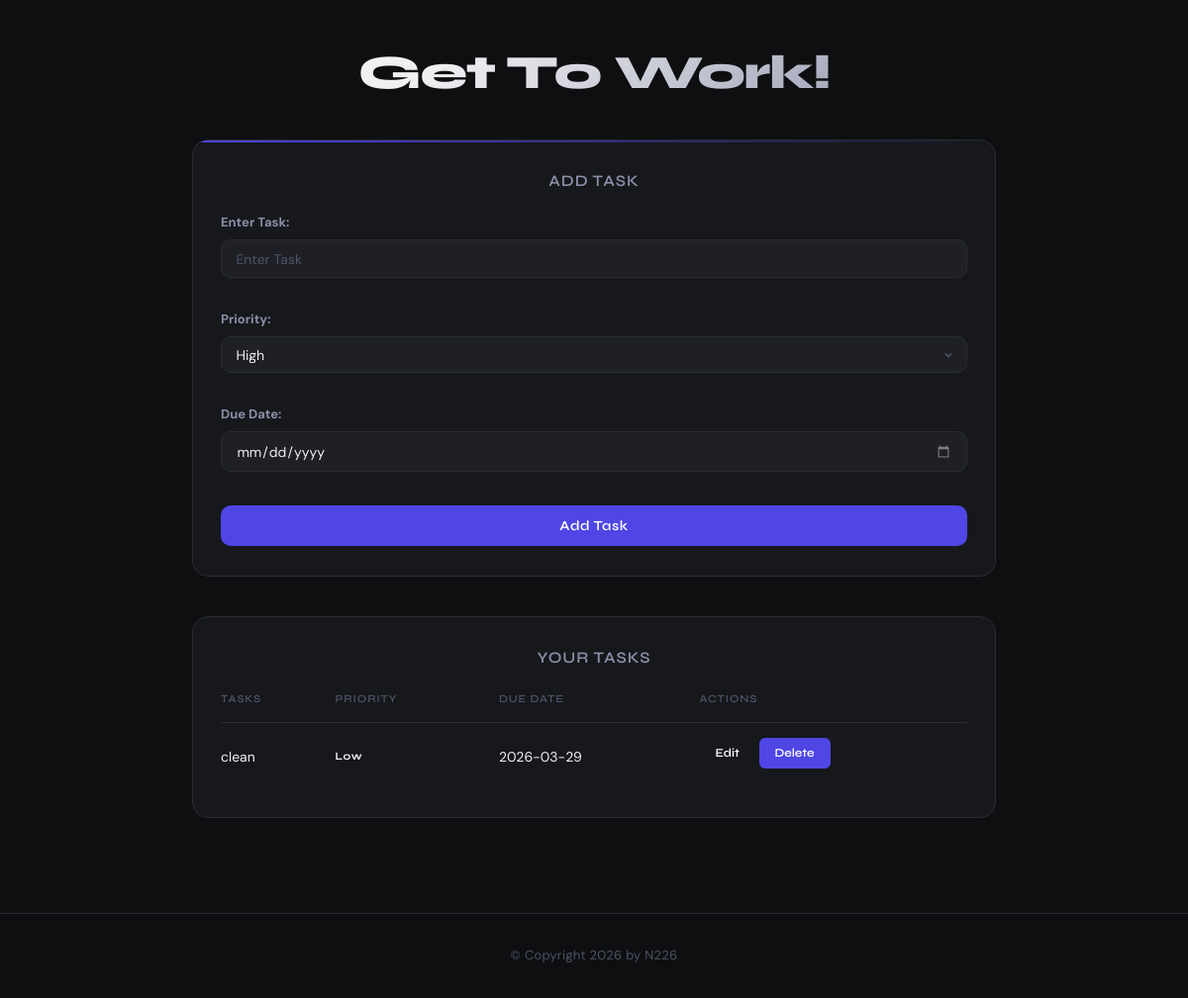
Before: / with the older database file.
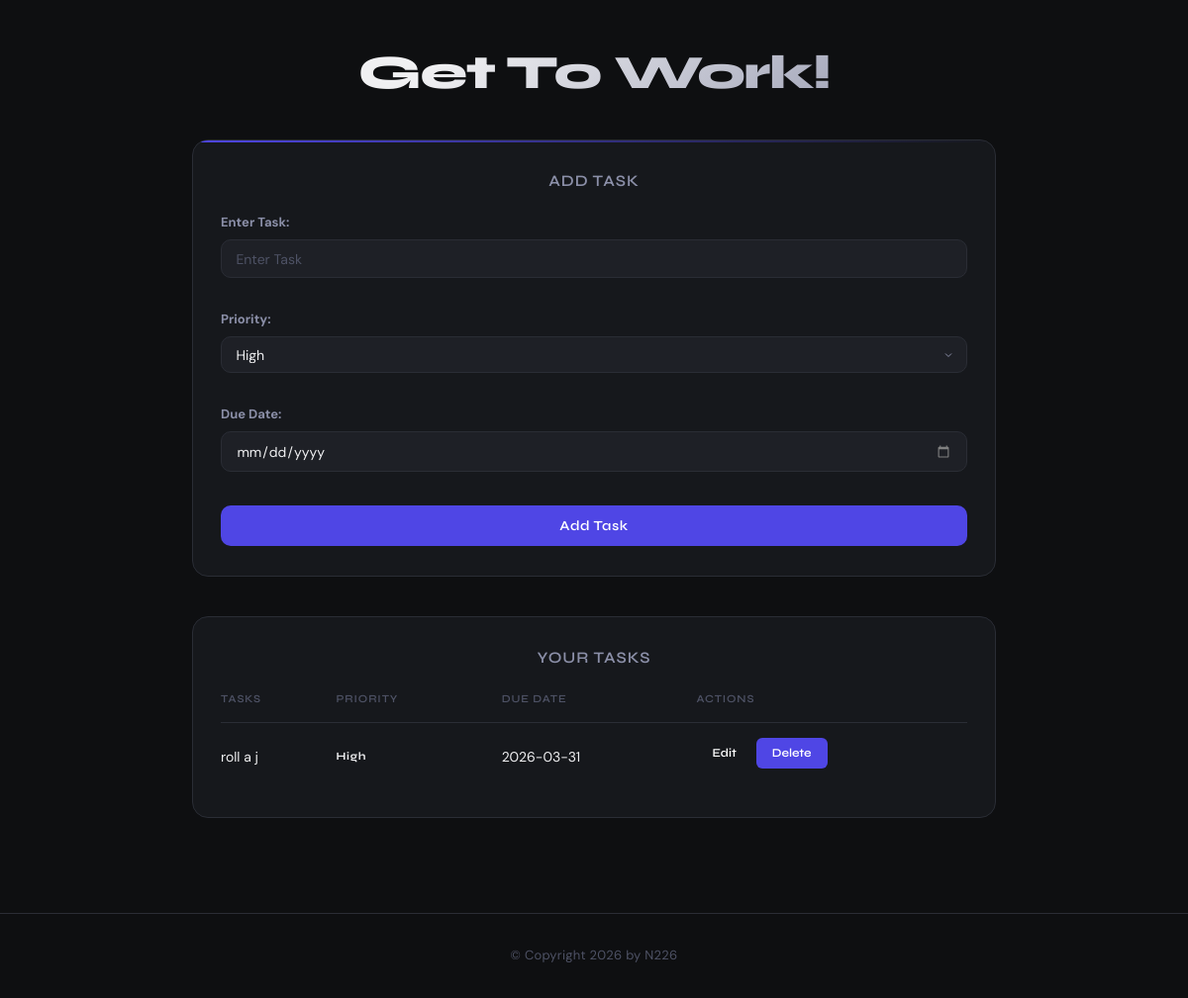
After: the same page with the newer database file.
### tables this page shows
CREATE TABLE tasks(
            id INTEGER PRIMARY KEY AUTOINCREMENT,    
            task TEXT NOT NULL,
            priority TEXT NOT NULL,
            due TEXT NOT NULL 
            );

### app.py (the view)
@app.route("/")
def index():
    tasks = TodolistCLI.view_tasks()
    return render_template('index.html',tasks=tasks)

### TodolistCLI.py (called while the page is built)
def connect_db():
    conn = sqlite3.connect("taskapp.db")
    conn.row_factory = sqlite3.Row
    return conn

def view_tasks():
    conn = connect_db()
    c = conn.cursor()
    c.execute("SELECT * FROM tasks")
    tasks = c.fetchall()
    for task in tasks:
        print(task)
    conn.close()
    return tasks

### Templates/index.html (shortened to what this page needs)
{% extends 'base.html' %}
{% block content %}
    <div id="heading">
        <h1>Get To Work!</h1>
    </div>
    <div id="adduser">
        <h2>Add Task</h2>
        <form action="/add_task" method="POST">
            <div class="form-group">
                <label for="form1">Enter Task:</label>
                <input type="text" name="task_text" id="form1" placeholder="Enter Task" required>
            </div>
            <div class="form-group">
                <label for="form2">Priority:</label>
                <select name="priority_text" id="form2" required>
                    <option value="High">High</option>
                </select>
            </div>
            <div class="form-group">
                <label for="form3">Due Date:</label>
                <input  type="date" name="due_date_text" id="form3" required>
            </div>
            <button type="submit">Add Task</button>
        </form>
    </div>
    <div id="usertable">
        <h2>Your Tasks</h2>
        <table>
            <tr>
                <th>Tasks</th>
                <th>Priority</th>
                <th>Due Date</th>
                <th>Actions</th>
            </tr>
            {% for task in tasks %}
            <tr>
                <td>{{task[1]}}</td>
                <td>{{task[2]}}</td>
                <td>{{task[3]}}</td>
                <td>
                    <a href="{{ url_for('edit_task', id=task['id']) }}">Edit</a>
                    <a href="{{ url_for('delete_task', id=task['id']) }}" class="delete-link">Delete</a>
                </td>
            </tr>
            {% endfor %}
        </table>
    </div>
{% endblock %}

### Templates/base.html (shortened to what this page needs)
<!DOCTYPE html>
<html lang="en">
<head>
  <link rel="stylesheet" href="{{ url_for('static', filename='style.css') }}">
</head>
<body>
  <div id="content">{% block content %}{% endblock %}</div>
  <div id="footer">
    {% block footer %}
      &copy; Copyright 2026 by N226
    {% endblock %}
  </div>
</body>
</html>

Changed rows visible on the page:
removed tasks: task "clean", priority "Low", due "2026-03-29"
added tasks: task "roll a j", priority "High", due "2026-03-31"
